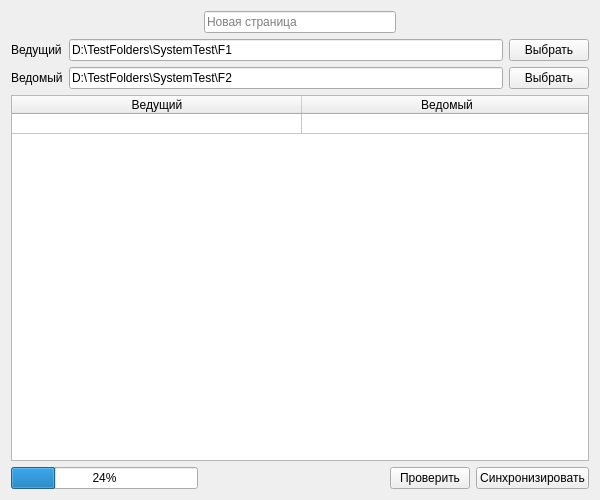
<?xml version="1.0" encoding="UTF-8"?>
<ui version="4.0">
 <class>SyncPage</class>
 <widget class="QWidget" name="SyncPage">
  <property name="geometry">
   <rect>
    <x>0</x>
    <y>0</y>
    <width>600</width>
    <height>500</height>
   </rect>
  </property>
  <property name="windowTitle">
   <string>Form</string>
  </property>
  <layout class="QVBoxLayout" name="verticalLayout_4">
   <item>
    <layout class="QHBoxLayout" name="horizontalLayout_2">
     <item>
      <spacer name="horizontalSpacer">
       <property name="orientation">
        <enum>Qt::Horizontal</enum>
       </property>
       <property name="sizeHint" stdset="0">
        <size>
         <width>40</width>
         <height>20</height>
        </size>
       </property>
      </spacer>
     </item>
     <item>
      <widget class="QLineEdit" name="lineEditPageName">
       <property name="text">
        <string/>
       </property>
       <property name="alignment">
        <set>Qt::AlignLeading|Qt::AlignLeft|Qt::AlignVCenter</set>
       </property>
       <property name="placeholderText">
        <string>Новая страница</string>
       </property>
      </widget>
     </item>
     <item>
      <spacer name="horizontalSpacer_2">
       <property name="orientation">
        <enum>Qt::Horizontal</enum>
       </property>
       <property name="sizeHint" stdset="0">
        <size>
         <width>40</width>
         <height>20</height>
        </size>
       </property>
      </spacer>
     </item>
    </layout>
   </item>
   <item>
    <layout class="QHBoxLayout" name="horizontalLayout">
     <item>
      <layout class="QVBoxLayout" name="verticalLayout">
       <item>
        <widget class="QLabel" name="labelGood">
         <property name="text">
          <string>Ведущий</string>
         </property>
        </widget>
       </item>
       <item>
        <widget class="QLabel" name="labelBad">
         <property name="text">
          <string>Ведомый</string>
         </property>
        </widget>
       </item>
      </layout>
     </item>
     <item>
      <layout class="QVBoxLayout" name="verticalLayout_3">
       <item>
        <widget class="QLineEdit" name="lineEditGood">
         <property name="sizePolicy">
          <sizepolicy hsizetype="Expanding" vsizetype="Fixed">
           <horstretch>0</horstretch>
           <verstretch>0</verstretch>
          </sizepolicy>
         </property>
         <property name="text">
          <string>D:\TestFolders\SystemTest\F1</string>
         </property>
        </widget>
       </item>
       <item>
        <widget class="QLineEdit" name="lineEditBad">
         <property name="text">
          <string>D:\TestFolders\SystemTest\F2</string>
         </property>
        </widget>
       </item>
      </layout>
     </item>
     <item>
      <layout class="QVBoxLayout" name="verticalLayout_2">
       <item>
        <widget class="QPushButton" name="pushButtonGood">
         <property name="text">
          <string>Выбрать</string>
         </property>
        </widget>
       </item>
       <item>
        <widget class="QPushButton" name="pushButtonBad">
         <property name="text">
          <string>Выбрать</string>
         </property>
        </widget>
       </item>
      </layout>
     </item>
    </layout>
   </item>
   <item>
    <widget class="QTableWidget" name="tableWidget">
     <property name="horizontalScrollBarPolicy">
      <enum>Qt::ScrollBarAlwaysOff</enum>
     </property>
     <attribute name="horizontalHeaderCascadingSectionResizes">
      <bool>true</bool>
     </attribute>
     <attribute name="horizontalHeaderMinimumSectionSize">
      <number>35</number>
     </attribute>
     <attribute name="horizontalHeaderDefaultSectionSize">
      <number>290</number>
     </attribute>
     <attribute name="horizontalHeaderShowSortIndicator" stdset="0">
      <bool>false</bool>
     </attribute>
     <attribute name="horizontalHeaderStretchLastSection">
      <bool>true</bool>
     </attribute>
     <attribute name="verticalHeaderVisible">
      <bool>false</bool>
     </attribute>
     <attribute name="verticalHeaderCascadingSectionResizes">
      <bool>false</bool>
     </attribute>
     <attribute name="verticalHeaderMinimumSectionSize">
      <number>20</number>
     </attribute>
     <attribute name="verticalHeaderDefaultSectionSize">
      <number>20</number>
     </attribute>
     <row>
      <property name="text">
       <string/>
      </property>
     </row>
     <column>
      <property name="text">
       <string>Ведущий</string>
      </property>
     </column>
     <column>
      <property name="text">
       <string>Ведомый</string>
      </property>
     </column>
    </widget>
   </item>
   <item>
    <layout class="QHBoxLayout" name="horizontalLayout_3">
     <item>
      <widget class="QProgressBar" name="progressBar">
       <property name="value">
        <number>24</number>
       </property>
      </widget>
     </item>
     <item>
      <spacer name="horizontalSpacer_3">
       <property name="orientation">
        <enum>Qt::Horizontal</enum>
       </property>
       <property name="sizeHint" stdset="0">
        <size>
         <width>40</width>
         <height>20</height>
        </size>
       </property>
      </spacer>
     </item>
     <item>
      <widget class="QPushButton" name="pushButtonCheck">
       <property name="text">
        <string>Проверить</string>
       </property>
      </widget>
     </item>
     <item>
      <widget class="QPushButton" name="pushButtonSync">
       <property name="text">
        <string>Синхронизировать</string>
       </property>
      </widget>
     </item>
    </layout>
   </item>
  </layout>
 </widget>
 <resources/>
 <connections/>
</ui>
